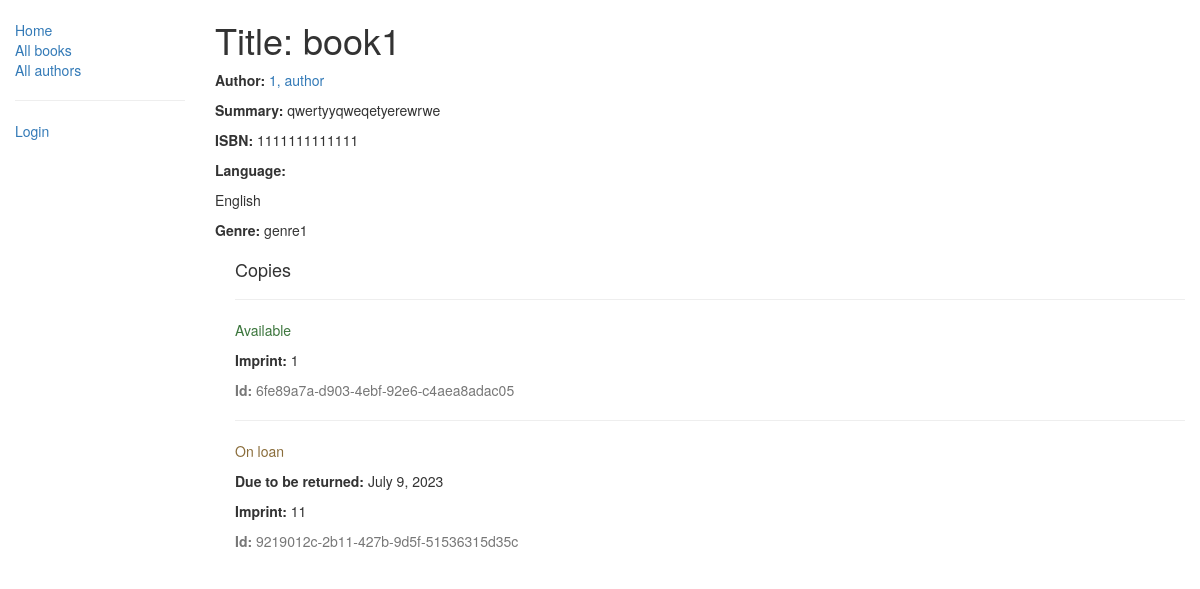
/catalog/book/1, run on the app's committed database.
### catalog/models.py (models this page shows, shortened)
class Book(models.Model):
    title = models.CharField(max_length=200)
    author = models.ForeignKey('Author', on_delete=models.SET_NULL, null=True)
    summary = models.TextField(max_length=1000, help_text="Enter a brief description of the book")
    isbn = models.CharField('ISBN', max_length=13, help_text='13 Character <a href="https://www.isbn-international.org/content/what-isbn">ISBN number</a>')
    LANGUAGES = (
        ('e', 'English'),
        ('r', 'Русский'),
        ('b', 'Беларуская'),
        ('f', 'French'),
        ('o', 'Other language'),
    )
    language = models.CharField(max_length=1, choices=LANGUAGES, blank=True, null=True, help_text='Book language')
    genre = models.ManyToManyField(Genre, help_text="Select a genre for this book")
    def display_genre(self):
        """
            Creates a string for the Genre. This is required to display genre in Admin.
        """
        return ', '.join([genre.name for genre in self.genre.all()[:3]])
    display_genre.short_description = 'Genre'

class Author(models.Model):
    first_name = models.CharField(max_length=100)
    last_name = models.CharField(max_length=100)
    date_of_birth = models.DateField(null=True, blank=True)
    date_of_death = models.DateField('Died', null=True, blank=True)
    def __str__(self):
        return '%s, %s' % (self.last_name, self.first_name)

class Genre(models.Model):
    name = models.CharField(max_length=200, help_text="Enter a book genre (e.g. Science Fiction, French Poetry etc.)")
    def __str__(self):
        return self.name

class BookInstance(models.Model):
    id = models.UUIDField(primary_key=True, default=uuid.uuid4, help_text="Unique ID for this particular book across whole library")
    book = models.ForeignKey('Book', on_delete=models.SET_NULL, null=True)
    imprint = models.CharField(max_length=200)
    due_back = models.DateField(null=True, blank=True)
    LOAN_STATUS = (
        ('m', 'Maintenance'),
        ('o', 'On loan'),
        ('a', 'Available'),
        ('r', 'Reserved'),
    )
    status = models.CharField(max_length=1, choices=LOAN_STATUS, blank=True, default='m', help_text='Book availability')
    borrower = models.ForeignKey(User, on_delete=models.SET_NULL, null=True, blank=True)
    class Meta:
        ordering = ["due_back"]
        permissions = (("can_mark_returned", "Set book as returned"),)

### catalog/views.py (the view)
# urls.py: url(r'^book/(?P<pk>\d+)$', views.BookDetailView.as_view(), name='book-detail'),
class BookDetailView(generic.DetailView):
    model = Book

### catalog/templates/catalog/book_detail.html
{% extends "base_generic.html" %}
{% block content %}
  <h1>Title: {{ book.title }}</h1>
  <p><strong>Author:</strong> <a href="{% url 'author-detail' book.author.pk %}">{{ book.author }}</a></p>
  <p><strong>Summary:</strong> {{ book.summary }}</p>
  <p><strong>ISBN:</strong> {{ book.isbn }}</p>
  <p><strong>Language:</strong>
    <p>{{ book.get_language_display }}</p>
  <p><strong>Genre:</strong> {% for genre in book.genre.all %} {{ genre }}{% if not forloop.last %}, {% endif %}{% endfor %}</p>
  <div style="margin-left:20px;margin-top:20px">
    <h4>Copies</h4>
    {% for copy in book.bookinstance_set.all %}
    <hr>
    <p class="{% if copy.status == 'a' %}text-success{% elif copy.status == 'd' %}text-danger{% else %}text-warning{% endif %}">{{ copy.get_status_display }}</p>
    {% if copy.status != 'a' %}<p><strong>Due to be returned:</strong> {{copy.due_back}}</p>{% endif %}
    <p><strong>Imprint:</strong> {{copy.imprint}}</p>
    <p class="text-muted"><strong>Id:</strong> {{copy.id}}</p>
    {% endfor %}
  </div>
{% endblock %}

### data on the page
Book: title "book1", author "1, author", summary "qwertyyqweqetyerewrwe", isbn "1111111111111", language "English"
Genre: name "genre1"
BookInstance: status "Available", imprint "1", id "6fe89a7a-d903-4ebf-92e6-c4aea8adac05"
BookInstance: status "On loan", due_back "July 9, 2023", imprint "11", id "9219012c-2b11-427b-9d5f-51536315d35c"
